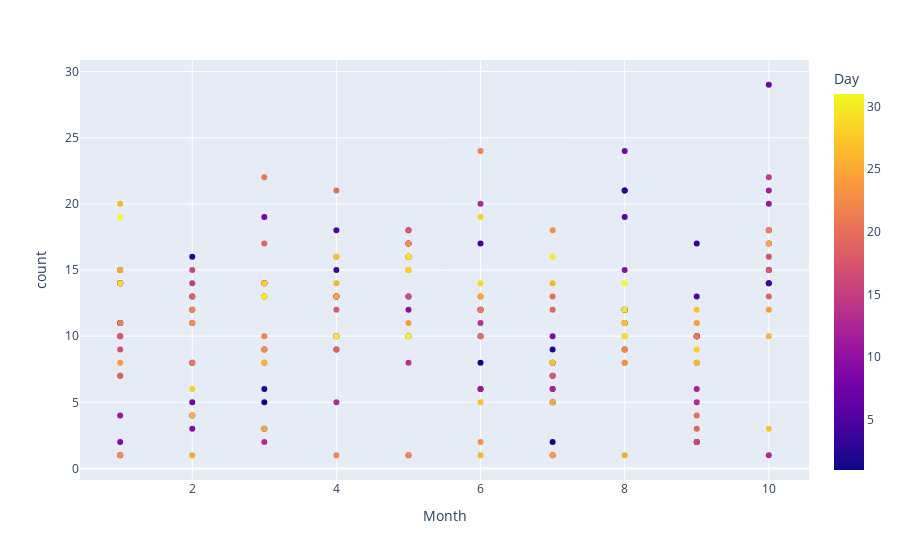

Source (notebook cell):
### Code cell
temp= cct.groupby(['Month','Day','isFraud'])['Amount'].aggregate(['min', 'max', 'count', 'sum', 'mean', 'median', 'var']).reset_index()
fraud = temp[temp['isFraud']=='Yes']
fig = px.scatter(fraud, x="Month", y="count", color="Day", 
                 #line_group="isFraud", 
                 hover_name="isFraud",
        #line_shape="spline", 
                 render_mode="svg", log_y=False)
fig.show()

### Figure 1 — Plotly figure (JSON) as saved in the notebook; plotly's stock layout.template omitted (floating-point values rounded to 4 significant figures; data arrays with more than 128 entries replaced by an {"elided": "..."} marker saying what was removed)
{"data": [{"hovertemplate": "<b>%{hovertext}</b><br><br>Month=%{x}<br>count=%{y}<br>Day=%{marker.color}<extra></extra>", "hovertext": {"elided": "189 str values"}, "legendgroup": "", "marker": {"color": {"elided": "189 int values"}, "coloraxis": "coloraxis", "symbol": "circle"}, "mode": "markers", "name": "", "orientation": "v", "showlegend": false, "type": "scatter", "x": {"elided": "189 int values"}, "xaxis": "x", "y": {"elided": "189 int values"}, "yaxis": "y"}], "layout": {"autosize": true, "coloraxis": {"colorbar": {"title": {"text": "Day"}}, "colorscale": [[0, "#0d0887"], [0.1111, "#46039f"], [0.2222, "#7201a8"], [0.3333, "#9c179e"], [0.4444, "#bd3786"], [0.5556, "#d8576b"], [0.6667, "#ed7953"], [0.7778, "#fb9f3a"], [0.8889, "#fdca26"], [1, "#f0f921"]]}, "legend": {"tracegroupgap": 0}, "margin": {"t": 60}, "xaxis": {"anchor": "y", "autorange": true, "domain": [0, 1], "range": [0.4704, 10.53], "title": {"text": "Month"}, "type": "linear"}, "yaxis": {"anchor": "x", "autorange": true, "domain": [0, 1], "range": [-1.168, 31.17], "title": {"text": "count"}, "type": "linear"}}}
